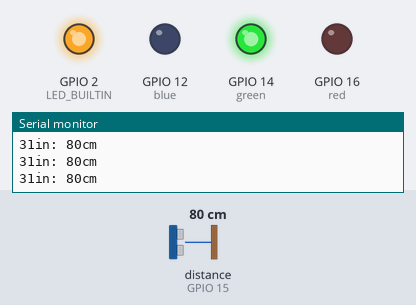
The sketch below on a simulated ESP8266 (NodeMCU). Parts: output pins drawn as LEDs (lit = HIGH, except the on-board LED, lit = LOW), the last lines printed to the serial monitor. Wiring (inferred from the names in the program): ultrasonic range finder: trigger GPIO 13; echo GPIO 15. The test bench sets the inputs (shaded band); at power-on: distance to the obstacle (sensor on GPIO 15) 80 cm. The echo pulse lasts 58.3 µs per cm; WiFi joins after 1.5 s; servers stay silent unless stated; no MQTT or app messages arrive unless stated; pins used as bus, display or sensor lines are not drawn.

Above: at 3.2 s.
3.3 s: distance to the obstacle (sensor on GPIO 15) set to 14 cm
6.3 s: distance to the obstacle (sensor on GPIO 15) set to 11 cm
At 7.5 s:
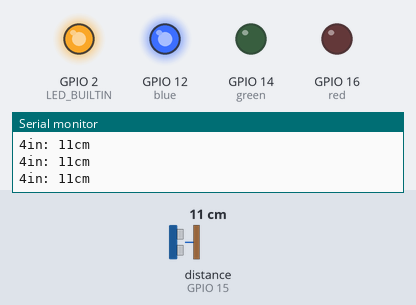
7.8 s: distance to the obstacle (sensor on GPIO 15) set to 7 cm
10.8 s: distance to the obstacle (sensor on GPIO 15) set to 4 cm
At 11.1 s:
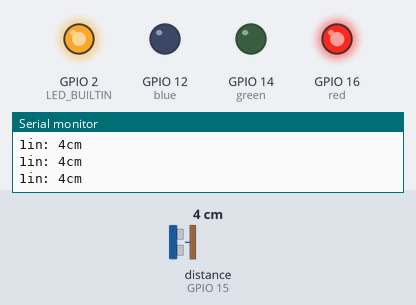
12.3 s: distance to the obstacle (sensor on GPIO 15) set to 9 cm
At 13.4 s:
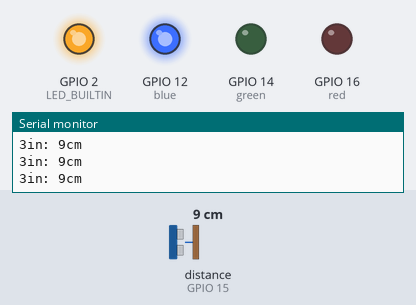
13.8 s: distance to the obstacle (sensor on GPIO 15) set to 2 cm
At 14.5 s:
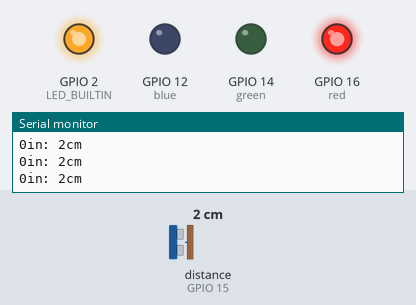
Timing chart, 0 to 16.3 s (numbered marks = the images above; inputs shaded):
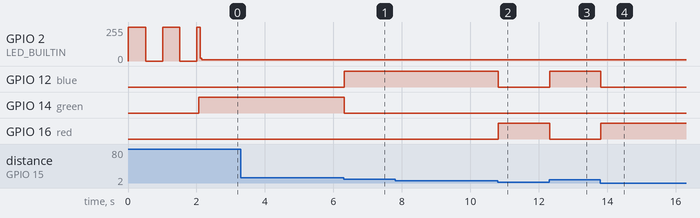

The sketch:

main.ino
```cpp
#include "ESP8266WiFi.h"
#include <PubSubClient.h>

const int TRIG_PIN = 13;
const int ECHO_PIN = 15;
const int blue = 12;
const int green = 14;
const int red = 16;

const char* ssid = "\\  -_-  /";
const char* password = "*******";

WiFiClient wifiClient;
PubSubClient client(wifiClient);

void distanceDo(long distanceCm, long distanceIn) {
  if (distanceCm <= 0){
    Serial.println("Out of range");
  } else {
    Serial.print(distanceIn);
    Serial.print("in: ");
    Serial.print(distanceCm);
    Serial.print("cm");
    Serial.println();
  };
  if (distanceCm >= 13) {
    digitalWrite(red, LOW);
    digitalWrite(blue, LOW);
    digitalWrite(green, HIGH);
  }
  else if ( 6 <= distanceCm && distanceCm <= 12){
    digitalWrite(red, LOW);
    digitalWrite(blue, HIGH);
    digitalWrite(green, LOW);
  }
  else {
    digitalWrite(red, HIGH);
    digitalWrite(blue, LOW);
    digitalWrite(green, LOW);
  };

  char *str = (char*)malloc(13 * sizeof(char));;
  sprintf(str, "%ld", distanceCm);
  digitalWrite(LED_BUILTIN, HIGH);
  client.publish("/distance", str);
  delayMicroseconds(50);
  digitalWrite(LED_BUILTIN, LOW);
//  char *str2 = (char*)malloc(13 * sizeof(char));;
//  sprintf(str2, "%ld inch", distanceIn);
//  client.publish("/distance", str2);
}


void setup() {
  Serial.begin(9600);
  pinMode(LED_BUILTIN, HIGH);
  pinMode(TRIG_PIN,OUTPUT);
  pinMode(red,OUTPUT);
  pinMode(blue,OUTPUT);
  pinMode(green,OUTPUT);
  pinMode(ECHO_PIN,INPUT);
  client.setServer("192.168.1.36", 1883);
  client.setCallback(callback);
  Serial.print(WiFi.localIP());
  Serial.println("");
  Serial.println("WiFi connection Successful");
  Serial.print("The IP Address of ESP8266 Module is: ");
  WiFi.begin(ssid, password);
  while (WiFi.status() != WL_CONNECTED)
  {
     digitalWrite(LED_BUILTIN, HIGH);
     delay(500);
     digitalWrite(LED_BUILTIN, LOW);
     delay(500);
     Serial.print("*");
  }
  if (!client.connected()) {
    reconnect();
  }
  client.loop();
}

void loop()
{
  long duration, distanceCm, distanceIn;
  digitalWrite(TRIG_PIN, LOW);
  delayMicroseconds(2);
  digitalWrite(TRIG_PIN, HIGH);
  delayMicroseconds(2);
  digitalWrite(TRIG_PIN, LOW);
  delayMicroseconds(2);

  duration = pulseIn(ECHO_PIN, HIGH);
  distanceCm = duration / 29.1 / 2 ;
  distanceIn = duration / 74 / 2;
  distanceDo(distanceCm, distanceIn);
}
```

wifi.ino
```cpp
void reconnect() {
  digitalWrite(LED_BUILTIN, HIGH);
  while (!client.connected()) {
    Serial.print("Attempting MQTT connection...");
    if (client.connect("clinetid")) {
      Serial.println("connected");
      client.publish("distance","hello from esp");
      client.subscribe("hello");
      digitalWrite(LED_BUILTIN, LOW);
    } else {
      Serial.print("failed, rc=");
      Serial.print(client.state());

    }
  }
}


void callback(char* topic, byte* payload, unsigned int length) {
  Serial.print("Message arrived [");
  Serial.print(topic);
  Serial.print("] ");
  for (int i=0;i<length;i++) {
    Serial.print((char)payload[i]);
  }
}
```

Measured:
- the behaviour switches between 13 and 12 cm on distance to the obstacle (sensor on GPIO 15) (found by bisection; images 0 and 1)
- the behaviour switches between 6 and 5 cm on distance to the obstacle (sensor on GPIO 15) (found by bisection; images 1 and 2)
- after the input at 6.3 s, GPIO 12 (blue): LOW → HIGH at once; GPIO 14 (green): HIGH → LOW at once
- after the input at 10.8 s, GPIO 12 (blue): HIGH → LOW at once; GPIO 16 (red): LOW → HIGH at once
- after the input at 12.3 s, GPIO 12 (blue): LOW → HIGH at once; GPIO 16 (red): HIGH → LOW at once
- after the input at 13.8 s, GPIO 12 (blue): HIGH → LOW at once; GPIO 16 (red): LOW → HIGH at once
